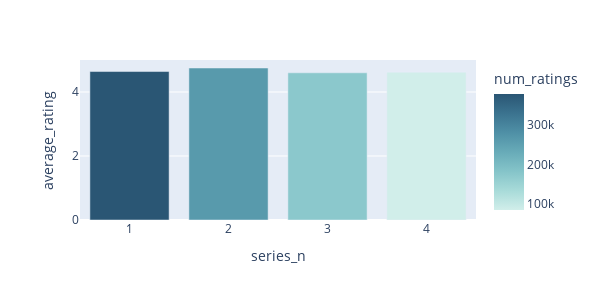

Notebook code for this chart:
### Code cell
fig_stormlight = px.bar(
    sanderson_sagas_df.query('series_name == "The Stormlight Archive"'), 
    x='series_n', y='average_rating', 
    color = 'num_ratings', color_continuous_scale = px.colors.sequential.Teal,
    hover_data = ['title'],
    width = 600, height = 300
    )

fig_stormlight.show()

### Figure 1 — Plotly figure (JSON) as saved in the notebook; plotly's stock layout.template omitted (floating-point values rounded to 4 significant figures)
{"data": [{"alignmentgroup": "True", "customdata": [["The Way of Kings"], ["Words of Radiance"], ["Oathbringer"], ["Rhythm of War"]], "hovertemplate": "series_n=%{x}<br>average_rating=%{y}<br>title=%{customdata[0]}<br>num_ratings=%{marker.color}<extra></extra>", "legendgroup": "", "marker": {"color": [378925, 263111, 174939, 84523], "coloraxis": "coloraxis", "pattern": {"shape": ""}}, "name": "", "offsetgroup": "", "orientation": "v", "showlegend": false, "textposition": "auto", "type": "bar", "x": [1, 2, 3, 4], "xaxis": "x", "y": [4.64, 4.75, 4.6, 4.62], "yaxis": "y"}], "layout": {"barmode": "relative", "coloraxis": {"colorbar": {"title": {"text": "num_ratings"}}, "colorscale": [[0, "rgb(209, 238, 234)"], [0.1667, "rgb(168, 219, 217)"], [0.3333, "rgb(133, 196, 201)"], [0.5, "rgb(104, 171, 184)"], [0.6667, "rgb(79, 144, 166)"], [0.8333, "rgb(59, 115, 143)"], [1, "rgb(42, 86, 116)"]]}, "height": 300, "legend": {"tracegroupgap": 0}, "margin": {"t": 60}, "width": 600, "xaxis": {"anchor": "y", "domain": [0, 1], "title": {"text": "series_n"}}, "yaxis": {"anchor": "x", "domain": [0, 1], "title": {"text": "average_rating"}}}}
